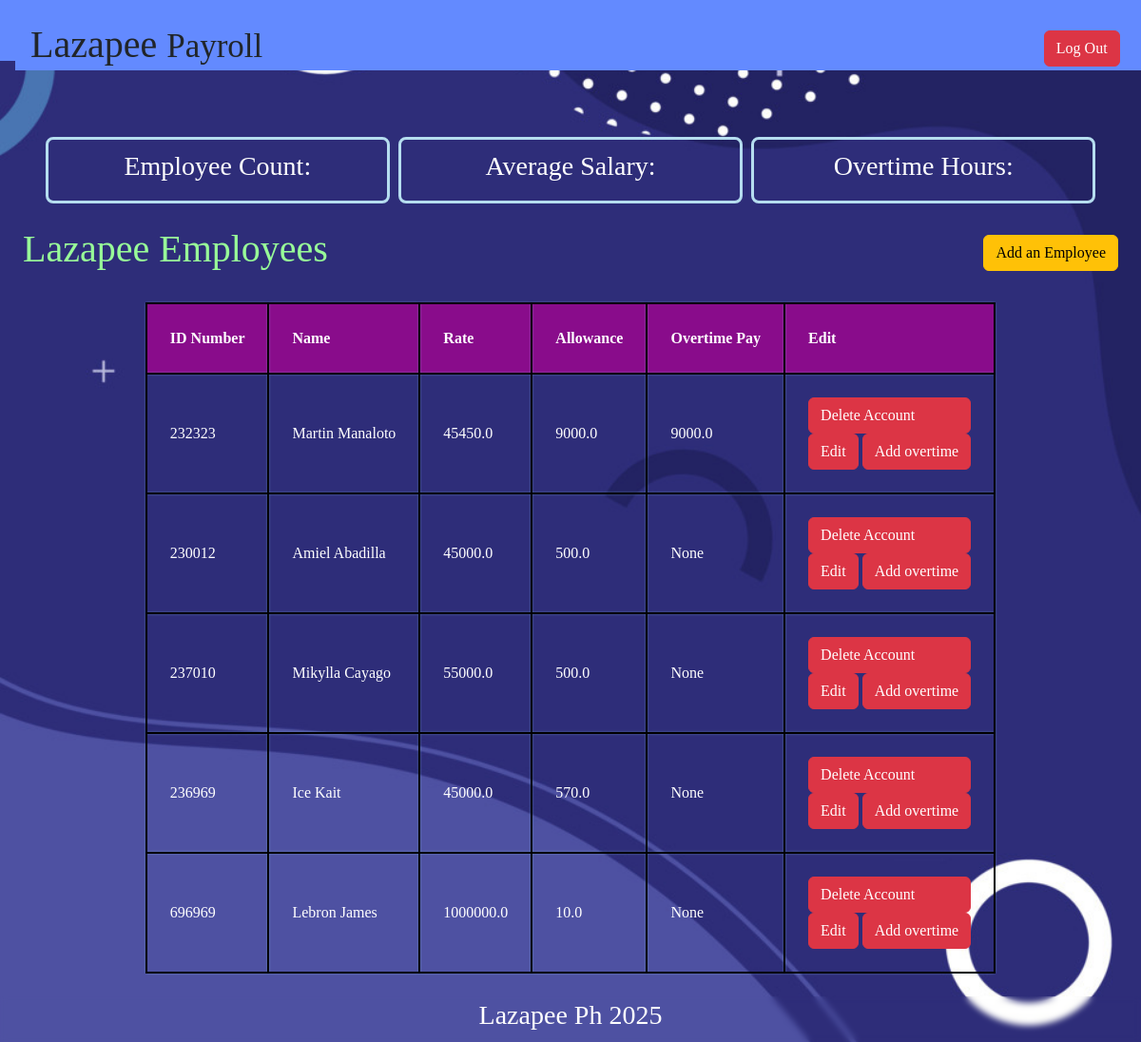
/landing (signed in), run on the app's committed database.
### payroll_app/models.py (models this page shows, shortened)
class Employee(models.Model):
    name = models.CharField(max_length=255)
    id_number = models.CharField(max_length=255)
    rate = models.FloatField()
    overtime_pay = models.FloatField(null=True, blank=True)
    allowance = models.FloatField(null=True, blank=True)

### payroll_app/views.py (the view)
# urls.py: path('landing', views.landing, name = 'landing'),
@login_required(login_url='log_in')
def landing(request):
    employees = Employee.objects.all()
    return render(request, 'payroll_app/landing.html', {'employees': employees})

### payroll_app/templates/payroll_app/landing.html
{% extends 'payroll_app/base.html' %}
{% block header %}
    <nav class="header">
        <div class="title" style="display: flex">
            <h1>Lazapee <small> Payroll</small></h1>
        </div>
        <div class="buttons" >
            <a href="{% url 'log_out' %}" class="btn btn-danger">Log Out</a>
        </div>
    </nav>
{% endblock %}
{% block form %}
    <div class="containerL" >
        <div class="dashcard">
            <h3>Employee Count:</h3>
        </div>
        <div class="dashcard" >
            <h3>Average Salary:</h3>
        </div>
        <div class="dashcard" >
            <h3>Overtime Hours:</h3>
        </div>
    </div>
    <div class="conTable">
        <div class="tableTitle">
            <div class="tableTit">
                <h1> Lazapee Employees </h1>
            </div>
            <div class="tableBtn">
                <a href="{% url 'add_employee' %}" class="btn btn-warning" > Add an Employee</a>
            </div>
        </div>
        <table class="employees" style="border: 1px solid;" >
            <thead>
                <tr>
                <th>ID Number</th>
                <th>Name</th>
                <th>Rate</th>
                <th>Allowance</th>
                <th>Overtime Pay</th>
                <th>Edit</th>
                </tr>
            </thead>
            <tbody>
                {% for e in employees %}
                <tr>
                    <td>{{e.id_number}}</td>
                    <td>{{e.name}}</td>
                    <td>{{e.rate}}</td>
                    <td>{{e.allowance}}</td>
                    <td>{{e.overtime_pay}}</td>
                    <td>
                        <div class="editBtns" style="gap: 1em;">
                            <a href="{% url 'remove_employee' e.pk %}" class="btn btn-danger" style="display: flex; flex: 1 1 20em;">Delete Account</a>
                            <a href="" class="btn btn-danger">Edit</a>
                            <a href="" class="btn btn-danger">Add overtime</a>
                        </div>
                    </td>
                </tr>
                {% endfor %}
            </tbody>
        </table>
    </div>
{% endblock %}
{% block footer %}
    <nav class="footer">
        <div class="title">
            <h3>Lazapee Ph 2025</h3>
        </div>
    </nav>
{%endblock%}

### payroll_app/templates/payroll_app/base.html (shortened to what this page needs)
{% load static %}
<!DOCTYPE html>
<html lang="en">
<head>
    <link href="https://cdn.jsdelivr.net/npm/bootstrap@5.3.3/dist/css/bootstrap.min.css" rel="stylesheet">
</head>
<body>
    <div class="header">
        {% block header %}
        {% endblock %}
    </div>
    <div class="main">
        {% block form %}
        {% endblock %}
    </div>
    <footer class="footer">
        {% block footer %}
        {% endblock %}
    </footer>
</body>
</html>

### data on the page
Employee: id_number "232323", name "Martin Manaloto", rate "45450.0", allowance "9000.0", overtime_pay "9000.0"
Employee: id_number "230012", name "Amiel Abadilla", rate "45000.0", allowance "500.0", overtime_pay "None"
Employee: id_number "237010", name "Mikylla Cayago", rate "55000.0", allowance "500.0", overtime_pay "None"
Employee: id_number "236969", name "Ice Kait", rate "45000.0", allowance "570.0", overtime_pay "None"
Employee: id_number "696969", name "Lebron James", rate "1000000.0", allowance "10.0", overtime_pay "None"
